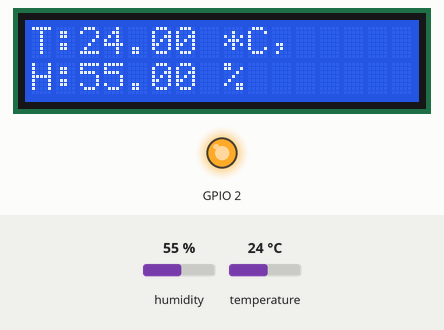
This sketch was run on a simulated ESP32. Parts: 16×2 character LCD, output pins drawn as LEDs (lit = HIGH). The inputs (shaded band) are chosen by the test bench; at power-on: humidity 55 %, temperature 24 °C. What the sketch prints to the serial monitor is not drawn.

Above: at 6.1 s.
6.2 s: humidity set to 22 %
At 11.8 s:
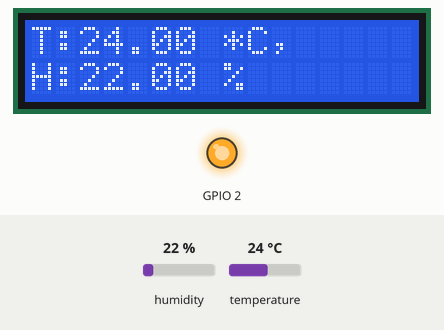
13.8 s: temperature set to 12 °C
At 16.9 s:
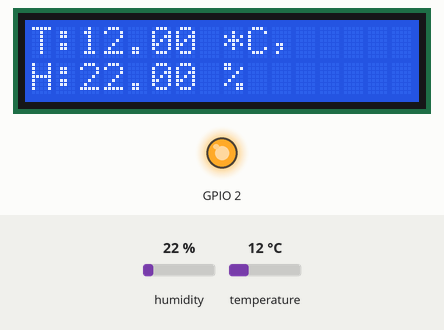
29.5 s: humidity set to 40 %
At 32.2 s:
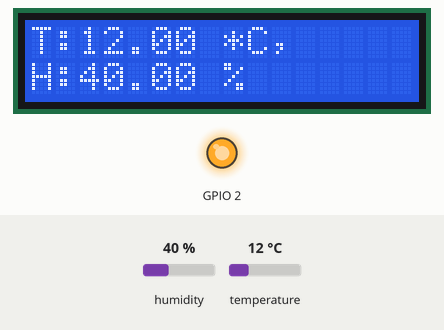
37.1 s: temperature set to 19 °C
At 42.4 s:
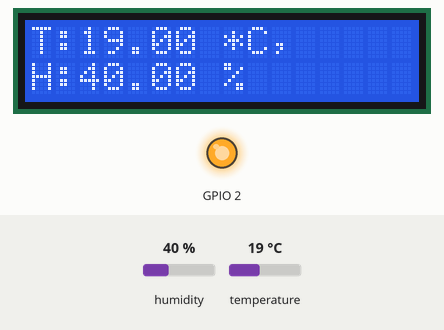
Timing chart, 0 to 43.9 s (numbered marks = the images above; inputs shaded):
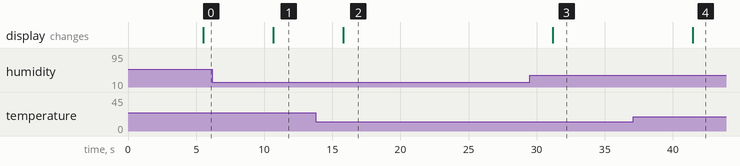

The sketch:

dh11_mega.ino
```cpp
#include <Adafruit_Sensor.h>
#include <DHT.h>
#include <DHT_U.h>
#include <ArduinoJson.h>

#include <LiquidCrystal.h>

#define DHTTYPE DHT11
#define DHTPIN A0

DHT_Unified dht(DHTPIN, DHTTYPE);
LiquidCrystal lcd(8, 9, 4, 5, 6, 7);

uint32_t delayMS;

String _temp;
String _hum;
String esp_data;
String electro_current = "1";
String _tmp;
int electro_expected = 1;


const size_t capacity = JSON_OBJECT_SIZE(3) + 120;

void setup() {
  Serial.begin(9600);
  Serial3.begin(115200);
  // Initialize device.
  dht.begin();
  // Print temperature sensor details.
  sensor_t sensor;

  dht.temperature().getSensor(&sensor);
  Serial.println(F("------------------------------------"));
  Serial.println(F("Temperature Sensor"));
  Serial.print  (F("Sensor Type: ")); Serial.println(sensor.name);
  Serial.print  (F("Driver Ver:  ")); Serial.println(sensor.version);
  Serial.print  (F("Unique ID:   ")); Serial.println(sensor.sensor_id);
  Serial.print  (F("Max Value:   ")); Serial.print(sensor.max_value); Serial.println(F("°C"));
  Serial.print  (F("Min Value:   ")); Serial.print(sensor.min_value); Serial.println(F("°C"));
  Serial.print  (F("Resolution:  ")); Serial.print(sensor.resolution); Serial.println(F("°C"));
  Serial.println(F("------------------------------------"));
  // Print humidity sensor details.
  dht.humidity().getSensor(&sensor);
  Serial.println(F("Humidity Sensor"));
  Serial.print  (F("Sensor Type: ")); Serial.println(sensor.name);
  Serial.print  (F("Driver Ver:  ")); Serial.println(sensor.version);
  Serial.print  (F("Unique ID:   ")); Serial.println(sensor.sensor_id);
  Serial.print  (F("Max Value:   ")); Serial.print(sensor.max_value); Serial.println(F("%"));
  Serial.print  (F("Min Value:   ")); Serial.print(sensor.min_value); Serial.println(F("%"));
  Serial.print  (F("Resolution:  ")); Serial.print(sensor.resolution); Serial.println(F("%"));
  Serial.println(F("------------------------------------"));
  // Set delay between sensor readings based on sensor details.
  delayMS = sensor.min_delay / 1000;

  lcd.begin(16, 2);
  lcd.print("Hello Plants");

  pinMode (2, OUTPUT);
  digitalWrite(2, HIGH);

}


void loop() {
  // Delay between measurements.
  delay(5123);
  // Get temperature event and print its value.
  sensors_event_t event;
  dht.temperature().getEvent(&event);
  if (isnan(event.temperature)) {
    Serial.println(F("Error reading temperature!"));
  }
  else {
    Serial.print(F("Temperature: "));
    Serial.print(event.temperature);
    Serial.println(F("°C"));
    _temp = String(event.temperature);
  }
  // Get humidity event and print its value.
  dht.humidity().getEvent(&event);
  if (isnan(event.relative_humidity)) {
    Serial.println(F("Error reading humidity!"));
  }
  else {
    Serial.print(F("Humidity: "));
    Serial.print(event.relative_humidity);
    Serial.println(F("%"));
    _hum = String(event.relative_humidity);
  }
  lcd.clear();
  lcd.setCursor(0, 0);
  lcd.print("T:");
  lcd.print(_temp);
  lcd.print(" *C, ");
  lcd.setCursor(0, 1);
  lcd.print("H:");
  lcd.print(_hum);
  lcd.print(" % ");


  //send data to esp
  DynamicJsonDocument output_doc(2048);
  output_doc["tem"] = _temp;
  output_doc["hum"] = _hum;
  output_doc["electro_current"] = electro_current;
  serializeJson(output_doc, Serial3);

  DynamicJsonDocument esp_doc(2048);

  //get data from esp
  if (Serial3.available() > 0){
    _tmp = Serial3.readString();
    Serial.println(_tmp);
    DeserializationError error = deserializeJson(esp_doc, Serial3);
    if (error) {
      Serial.print(F("deserializeJson() failed: "));
      Serial.println(error.c_str());
  } else {
    electro_expected = esp_doc["electro_expected"].as<int>();
    // data from esp
    Serial.println(electro_expected);
    }
  }

  if (electro_current == "1" && electro_expected == 0){
    digitalWrite(2, LOW);
    electro_current = "0";
    }

  if (electro_current == "0" && electro_expected == 1){
    digitalWrite(2, HIGH);
    electro_current = "1";
    }
  //delay(2000);
  //digitalWrite(2, LOW);
}
```

Measured:
- after the input at 6.2 s, the display: changes after 4.5 s (image 1)
- after the input at 13.8 s, the display: changes after 2.0 s (image 2)
- after the input at 29.5 s, the display: changes after 1.7 s (image 3)
- after the input at 37.1 s, the display: changes after 4.4 s (image 4)
